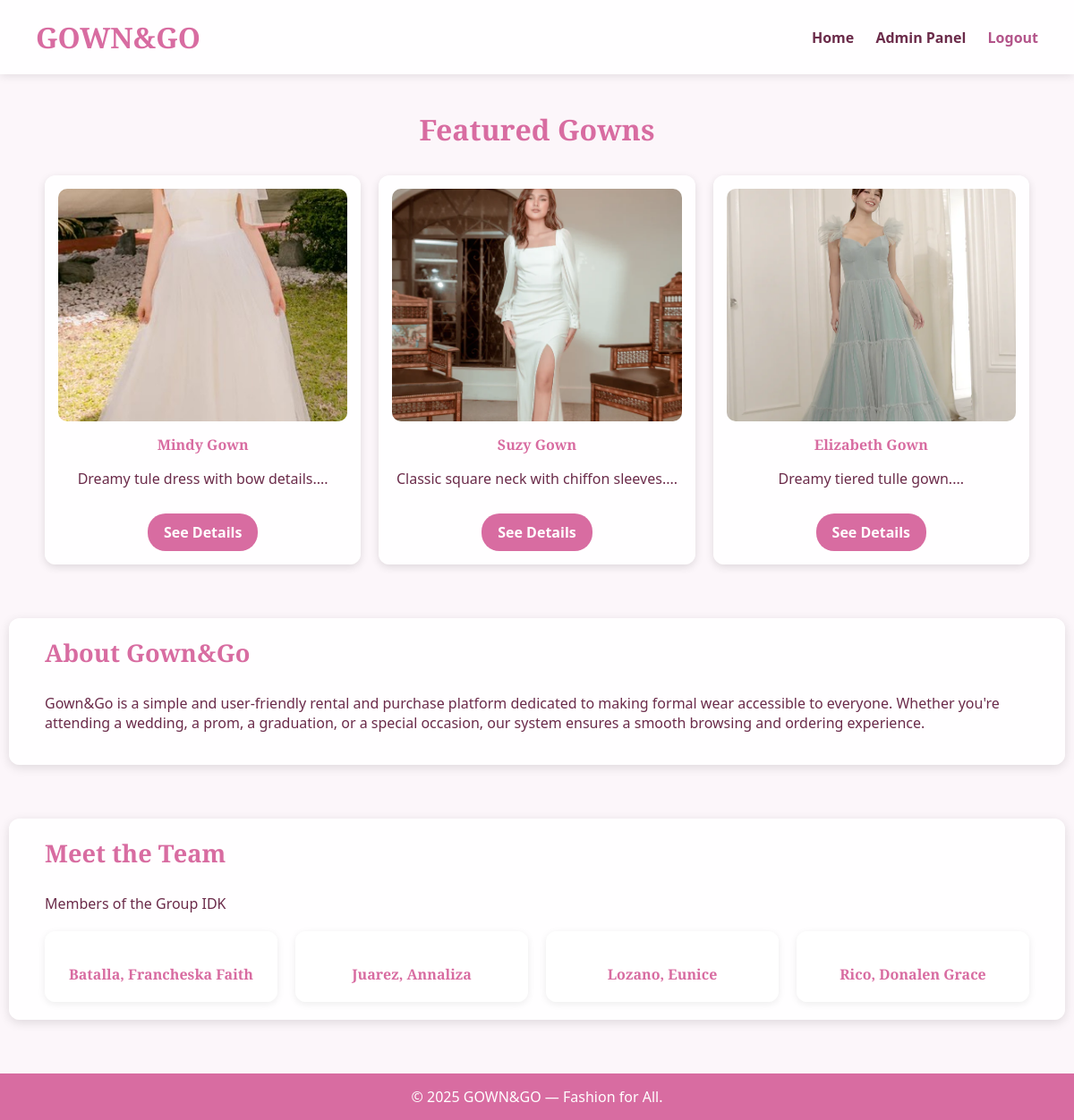
Screenshot of /gown_and_go/shop.php (signed in) with the database file from the repository.
### tables this page shows
CREATE TABLE `items` (
  `item_id` int(11) NOT NULL,
  `name` varchar(255) NOT NULL,
  `description` text DEFAULT NULL,
  `rental_price` decimal(10,2) NOT NULL,
  `purchase_price` decimal(10,2) NOT NULL,
  `status` enum('Available','Out of Stock','Rented') NOT NULL DEFAULT 'Available',
  `stock` int(11) NOT NULL DEFAULT 0,
  `image` varchar(255) DEFAULT NULL,
  `created_at` datetime DEFAULT current_timestamp()
);

### gown_and_go/shop.php (the view, shortened to what this page needs)
<?php
include 'config.php';
$featured_q = mysqli_query($conn, "
    SELECT item_id, name, description, rental_price, purchase_price, image
    FROM items
    ORDER BY created_at DESC
    LIMIT 3
");
?>
<!DOCTYPE html>
<html lang="en">
<head>
</head>
<body>
<header>
    <h1>GOWN&GO</h1>
    <nav>
        <a href="index.php">Home</a>
        <?php if (isset($_SESSION['user_id'])): ?>
            <?php if ($_SESSION['role'] === 'admin'): ?>
                <a href="admin/dashboard.php">Admin Panel</a>
            <?php else: ?>
                <a href="client_home.php">Client Home</a>
            <?php endif; ?>
            <a href="logout.php" style="color:#b3548a;">Logout</a>
        <?php else: ?>
            <a href="login.php">Login</a>
            <a href="register.php">Register</a>
        <?php endif; ?>
    </nav>
</header>
<h2 class="section-title">Featured Gowns</h2>
<div class="featured-container">
<?php while($f = mysqli_fetch_assoc($featured_q)): ?>
    <div class="featured-card">
        <?php
        $img = (!empty($f['image'])) ? "uploads/" . $f['image'] :
        "https://via.placeholder.com/300x260?text=No+Image";
        ?>
        <img src="<?php echo $img; ?>">
        <h4><?php echo htmlspecialchars($f['name']); ?></h4>
        <p><?php echo substr(htmlspecialchars($f['description']), 0, 80) . "..."; ?></p>
        <a href="view_item.php?id=<?php echo $f['item_id']; ?>" class="cta">See Details</a>
    </div>
<?php endwhile; ?>
</div>
<div class="info-section">
    <h3>About Gown&Go</h3>
    <p>
        Gown&Go is a simple and user-friendly rental and purchase platform dedicated to making
        formal wear accessible to everyone. Whether you're attending a wedding, a prom,
        a graduation, or a special occasion, our system ensures a smooth browsing and ordering experience.
    </p>
</div>
<div class="info-section">
    <h3>Meet the Team</h3>
    <p>Members of the Group IDK</p>
    <div class="team-grid">
        <div class="team-card">
            <h4>Batalla, Francheska Faith</h4>
        </div>
        <div class="team-card">
            <h4>Juarez, Annaliza</h4>
        </div>
        <div class="team-card">
            <h4>Lozano, Eunice</h4>
        </div>
        <div class="team-card">
            <h4>Rico, Donalen Grace</h4>
        </div>
    </div>
</div>
<footer>
    © <?php echo date("Y"); ?> GOWN&GO — Fashion for All.
</footer>
</body>
</html>

### gown_and_go/shop.php (style rules this page uses)
body { margin: 0; font-family: 'Segoe UI', sans-serif; background: url('https://i.pinimg.com/1200x/63/01/8a/63018a11c5ad770ed2eec2d2587cea74.jpg') no-repeat center center fixed; background-size: cover; color: #6b2b4a; position: relative; }
body::before { content: ""; position: fixed; inset: 0; background: rgba(245,230,240,0.35); z-index: -1; }
header { background: rgba(255,255,255,0.9); padding: 20px 40px; display: flex; justify-content: space-between; align-items: center; box-shadow: 0 2px 10px rgba(0,0,0,0.1); }
header h1 { margin: 0; font-family: 'Playfair Display', serif; color: #d86ca1; }
nav a { margin-left: 20px; color: #6b2b4a; font-weight: 600; text-decoration: none; }
.section-title { text-align: center; font-size: 2rem; margin-top: 40px; color: #d86ca1; font-family: 'Playfair Display', serif; }
.featured-container { max-width: 1100px; margin: 30px auto; padding: 0 20px; display: grid; grid-template-columns: repeat(auto-fit, minmax(280px, 1fr)); gap: 20px; }
.featured-card { background: rgba(255,255,255,0.9); padding: 15px; border-radius: 12px; box-shadow: 0 3px 10px rgba(0,0,0,0.12); text-align: center; }
.featured-card img { width: 100%; height: 260px; object-fit: cover; border-radius: 10px; }
.featured-card h4 { margin: 10px 0 5px; font-family: 'Playfair Display', serif; color: #d86ca1; }
.cta { background-color: #d86ca1; color: #fff; padding: 10px 18px; border-radius: 20px; text-decoration: none; display: inline-block; margin-top: 12px; font-weight: bold; }
.info-section { max-width: 1100px; margin: 60px auto; padding: 20px 40px; background: rgba(255,255,255,0.9); border-radius: 12px; box-shadow: 0 3px 12px rgba(0,0,0,0.12); }
.info-section h3 { font-family: 'Playfair Display', serif; color: #d86ca1; margin-top: 0; font-size: 1.7rem; }
.team-grid { display: grid; grid-template-columns: repeat(auto-fit, minmax(220px, 1fr)); gap: 20px; margin-top: 20px; }
.team-card { background: rgba(255,255,255,0.95); padding: 15px; border-radius: 12px; text-align: center; box-shadow: 0 2px 8px rgba(0,0,0,0.08); }
.team-card h4 { font-family: 'Playfair Display', serif; margin-bottom: 5px; color: #d86ca1; }
footer { margin-top: 50px; background: #d86ca1; text-align: center; padding: 15px; color: #fff; }

### rows the page displays
items: image (picture), name "Mindy Gown", description "Dreamy tule dress with bow details."
items: image (picture), name "Suzy Gown", description "Classic square neck with chiffon sleeves."
items: image (picture), name "Elizabeth Gown", description "Dreamy tiered tulle gown."
